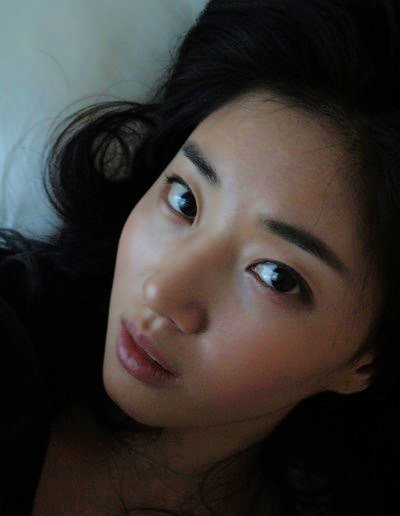
//> input picture ConsoleApplication12/23_out.bmp, 400 x 516 px
$ ./源   (built with g++ and OpenCV 4)
//> lines starting //> are read from the running program, lines starting //| are printed output that depends on the picture
#include <iostream>
#include <opencv2/opencv.hpp>
using namespace cv;
using namespace std;
Mat Sourceimage, jigsawimage,Sp;
int rows, cols;
int Roirows, Roicols;
int  a_num[3][3], b[3][3],a_src[3][3];
int m, n, my, nx,p;
int xx = 0;
vector<Mat>arraryimage;
vector<Mat>dstimage;
static int vectornumber = 0;
void  Randimage(vector<Mat>& vectorMat)
{
	int i1, i2, j1, j2;

	for (int i = 0; i<vectorMat.size(); i++)
	{

		int a = rand() % 8;
		swap(vectorMat[i], vectorMat[a]);


	}
	int a1 = rand() % 8;
	Sp = Mat::zeros(vectorMat[a1].rows, vectorMat[a1].cols, vectorMat[a1].type());
	addWeighted(vectorMat[a1], 0, Sp, 1, 0, vectorMat[a1]);
	p = a1;
	cout << p;

}

// [60 lines left out: functions OnMouseAction, win, not called in this run]


int main(int argc, char*argv[])
{
	Sourceimage = imread("23_out.bmp");
//> Sourceimage is the input picture: 516 rows x 400 cols, CV_8UC3; mean B, G, R 49.8, 52.8, 57.2
	imshow("Source image", Sourceimage);
	rows = 3;
	cols = 3;
	Roirows = Sourceimage.rows / rows;
//> Roirows = 172
	Roicols = Sourceimage.cols / cols;
//> Roicols = 133

	jigsawimage = Mat::zeros(Sourceimage.rows, Sourceimage.cols, Sourceimage.type());
	for (int i = 0; i < rows; i++)
	{
		for (int j = 0; j < cols; j++)
		{
			Mat SourceRoi = Sourceimage(Rect(j*Roicols, i*Roirows, Roicols - 1, Roirows - 1));
			arraryimage.push_back(SourceRoi);

		}
	}
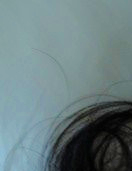
//> arraryimage[0]: 171 rows x 132 cols, CV_8UC3; mean B, G, R 128, 125.5, 105.3
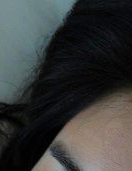
//> arraryimage[1]: 171 rows x 132 cols, CV_8UC3; mean B, G, R 58.4, 59.5, 57.3
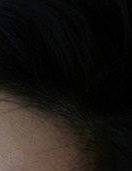
//> arraryimage[2]: 171 rows x 132 cols, CV_8UC3; mean B, G, R 19.9, 23.4, 27.3
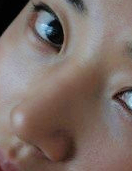
//> arraryimage[4]: 171 rows x 132 cols, CV_8UC3; mean B, G, R 103.8, 109.5, 124.9
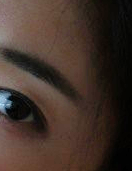
//> arraryimage[5]: 171 rows x 132 cols, CV_8UC3; mean B, G, R 41.9, 50.1, 65.7
	int i0 = 0;
	for (int i = 0; i < 3; i++)
	{
		for (int j = 0; j < 3; j++)
		{
			a_src[i][j] = i0++;
		}
	}


	Randimage(arraryimage);
//> the loop in Randimage, `for (int i = 0; i<vectorMat.size(); i++)` made 9 passes
//> in Randimage, `Sp = Mat::zeros(vectorMat[a1].rows, vectorMat[a1].cols, vectorMat[a1]...`: Sp: 171 rows x 132 cols, CV_8UC3; every value is 0
//> in Randimage, `addWeighted(vectorMat[a1], 0, Sp, 1, 0, vectorMat[a1]);`:
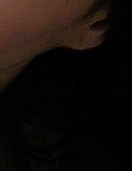
//> vectorMat[1]: 171 rows x 132 cols, CV_8UC3; mean B, G, R 9.6, 12.8, 19.5

	for (int i = 0; i < rows; i++)
	{
		for (int j = 0; j < cols; j++)
		{


			Mat SpilterRoi = jigsawimage(Rect(j*Roicols, i*Roirows, Roicols - 1, Roirows - 1));
			addWeighted(SpilterRoi, 0, arraryimage[vectornumber], 1, 0, SpilterRoi);
			vectornumber++;
			imshow("Jigsaw image", jigsawimage);
			waitKey(150);


		}
	}
//> this loop made 3 passes
//> vectornumber on passes 1 to 3: 3, 6, 9
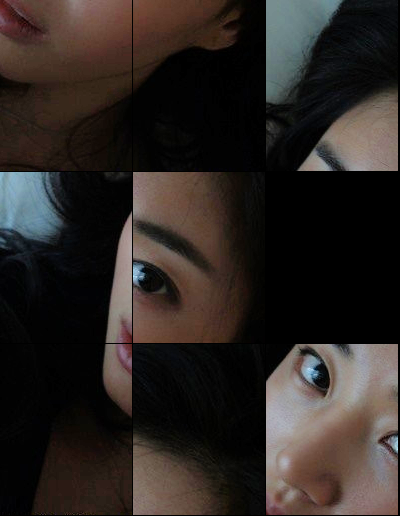
//> jigsawimage: 516 rows x 400 cols, CV_8UC3; mean B, G, R 35.2, 38.4, 44.9
//> after the loop, vectornumber = 9
	i0 = 0;
	for (int i = 0; i < 3; i++)
	{
		for (int j = 0; j < 3; j++)
		{
			a_num[i][j] = i0++;
			b[i][j] = 1;
			if (a_num[i][j]==p)
				b[i][j] = 0;

		}
	}

	setMouseCallback("Jigsaw image", OnMouseAction);


	waitKey();

}
